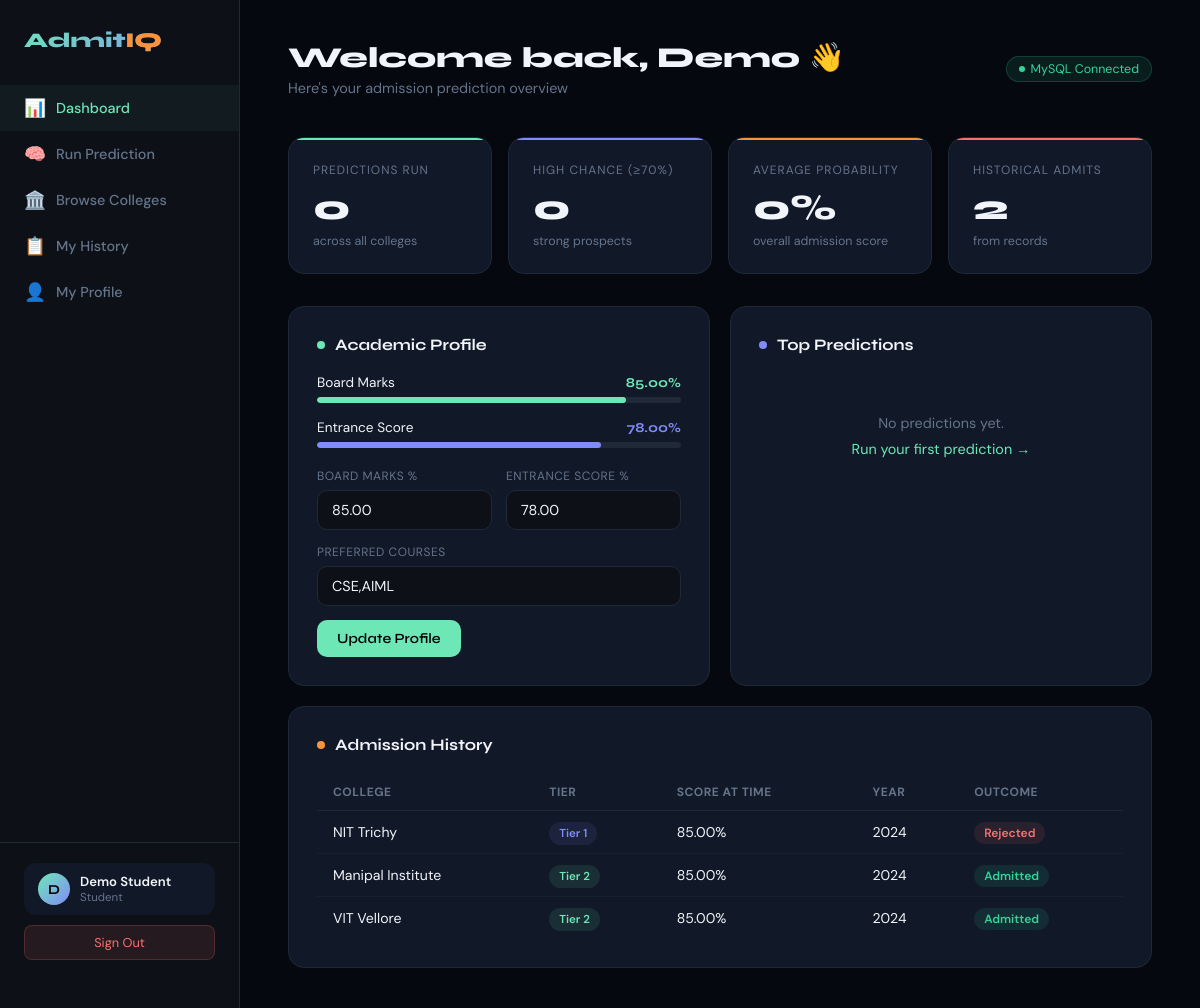
Screenshot of /pages/dashboard.php (signed in) with the database file from the repository.
### tables this page shows
CREATE TABLE IF NOT EXISTS students (
    student_id INT AUTO_INCREMENT PRIMARY KEY,
    name VARCHAR(100) NOT NULL,
    email VARCHAR(150) UNIQUE NOT NULL,
    password VARCHAR(255) NOT NULL,
    student_marks DECIMAL(5,2) DEFAULT 0,
    entrance_scores DECIMAL(5,2) DEFAULT 0,
    preferences TEXT,
    created_at TIMESTAMP DEFAULT CURRENT_TIMESTAMP
);

CREATE TABLE IF NOT EXISTS admission_records (
    record_id INT AUTO_INCREMENT PRIMARY KEY,
    student_id INT NOT NULL,
    college_id INT NOT NULL,
    outcome ENUM('Admitted','Rejected','Waitlisted') NOT NULL,
    previous_scores DECIMAL(5,2),
    year INT DEFAULT 2024,
    FOREIGN KEY (student_id) REFERENCES students(student_id) ON DELETE CASCADE,
    FOREIGN KEY (college_id) REFERENCES colleges(college_id) ON DELETE CASCADE
);

CREATE TABLE IF NOT EXISTS colleges (
    college_id INT AUTO_INCREMENT PRIMARY KEY,
    college_name VARCHAR(200) NOT NULL,
    location VARCHAR(100),
    course_list TEXT,
    cutoff_scores DECIMAL(5,2) DEFAULT 0,
    entrance_cutoff DECIMAL(5,2) DEFAULT 0,
    tier ENUM('Tier 1','Tier 2','Tier 3') DEFAULT 'Tier 2',
    created_at TIMESTAMP DEFAULT CURRENT_TIMESTAMP
);

### pages/dashboard.php (the view, shortened to what this page needs)
<!DOCTYPE html>
<html lang="en">
<head>
</head>
<body>
<?php
$db = getDB();
$studentId = $_SESSION['student_id'];
$stmt = $db->prepare("SELECT * FROM students WHERE student_id = ?");
$stmt->bind_param('i', $studentId);
$stmt->execute();
$student = $stmt->get_result()->fetch_assoc();
$preds = $db->query("
    SELECT p.*, c.college_name, c.tier, c.location
    FROM predictions p JOIN colleges c ON p.college_id=c.college_id
    WHERE p.student_id=$studentId ORDER BY p.probability_score DESC
")->fetch_all(MYSQLI_ASSOC);
$history = $db->query("
    SELECT ar.*, c.college_name, c.tier
    FROM admission_records ar JOIN colleges c ON ar.college_id=c.college_id
    WHERE ar.student_id=$studentId ORDER BY ar.record_id DESC
")->fetch_all(MYSQLI_ASSOC);
$totalPreds = count($preds);
$highChance = count(array_filter($preds, fn($p) => $p['probability_score'] >= 70));
$avgProb    = $totalPreds ? round(array_sum(array_column($preds,'probability_score'))/$totalPreds,1) : 0;
$admitted   = count(array_filter($history, fn($h) => $h['outcome'] === 'Admitted'));
$initials = strtoupper(substr($student['name'],0,1));
?>
<aside class="sidebar">
  <div class="sidebar-logo">Admit<span>IQ</span></div>
  <nav>
    <a href="dashboard.php" class="nav-item active"><span class="nav-icon">📊</span> Dashboard</a>
    <a href="predict.php"   class="nav-item"><span class="nav-icon">🧠</span> Run Prediction</a>
    <a href="colleges.php"  class="nav-item"><span class="nav-icon">🏛️</span> Browse Colleges</a>
    <a href="history.php"   class="nav-item"><span class="nav-icon">📋</span> My History</a>
    <a href="profile.php"   class="nav-item"><span class="nav-icon">👤</span> My Profile</a>
  </nav>
  <div class="sidebar-footer">
    <div class="user-chip">
      <div class="user-av"><?= $initials ?></div>
      <div class="user-info">
        <div class="user-name"><?= htmlspecialchars($student['name']) ?></div>
        <div class="user-role">Student</div>
      </div>
    </div>
    <a href="logout.php" class="logout-btn">Sign Out</a>
  </div>
</aside>
<main class="main">
  <div class="topbar">
    <div>
      <div class="page-title">Welcome back, <?= htmlspecialchars(explode(' ',$student['name'])[0]) ?> 👋</div>
      <div class="page-sub">Here's your admission prediction overview</div>
    </div>
    <div class="db-status"><div class="db-dot"></div> MySQL Connected</div>
  </div>
  <div class="stat-grid">
    <div class="stat-card">
      <div class="sc-label">Predictions Run</div>
      <div class="sc-val"><?= $totalPreds ?></div>
      <div class="sc-sub">across all colleges</div>
    </div>
    <div class="stat-card">
      <div class="sc-label">High Chance (≥70%)</div>
      <div class="sc-val"><?= $highChance ?></div>
      <div class="sc-sub">strong prospects</div>
    </div>
    <div class="stat-card">
      <div class="sc-label">Average Probability</div>
      <div class="sc-val"><?= $avgProb ?>%</div>
      <div class="sc-sub">overall admission score</div>
    </div>
    <div class="stat-card">
      <div class="sc-label">Historical Admits</div>
      <div class="sc-val"><?= $admitted ?></div>
      <div class="sc-sub">from records</div>
    </div>
  </div>
  <div class="two-col">
    <div class="card">
      <div class="card-title"><div class="dot"></div> Academic Profile</div>
      <div class="meter-wrap">
        <div class="meter-top">
          <span class="meter-label">Board Marks</span>
          <span class="meter-val" style="color:var(--accent)"><?= $student['student_marks'] ?>%</span>
        </div>
        <div class="meter-bar"><div class="meter-fill" style="width:<?= $student['student_marks'] ?>%;background:var(--accent)"></div></div>
      </div>
      <div class="meter-wrap" style="margin-top:16px">
        <div class="meter-top">
          <span class="meter-label">Entrance Score</span>
          <span class="meter-val" style="color:var(--accent2)"><?= $student['entrance_scores'] ?>%</span>
        </div>
        <div class="meter-bar"><div class="meter-fill" style="width:<?= $student['entrance_scores'] ?>%;background:var(--accent2)"></div></div>
      </div>
      <form method="POST" style="margin-top:20px">
        <div class="form-row">
          <div class="form-group">
            <label>Board Marks %</label>
            <input type="number" name="student_marks" value="<?= $student['student_marks'] ?>" min="0" max="100" step="0.1">
          </div>
          <div class="form-group">
            <label>Entrance Score %</label>
            <input type="number" name="entrance_scores" value="<?= $student['entrance_scores'] ?>" min="0" max="100" step="0.1">
          </div>
        </div>
        <div class="form-group">
          <label>Preferred Courses</label>
          <input type="text" name="preferences" value="<?= htmlspecialchars($student['preferences'] ?? '') ?>" placeholder="CSE, AIML, ECE">
        </div>
        <button type="submit" class="btn btn-primary">Update Profile</button>
      </form>
    </div>
    <div class="card">
      <div class="card-title"><div class="dot" style="background:var(--accent2)"></div> Top Predictions</div>
      <?php if (empty($preds)): ?>
        <div class="empty">No predictions yet.<br>
          <a href="predict.php" style="color:var(--accent);text-decoration:none;margin-top:8px;display:inline-block">Run your first prediction →</a>
        </div>
      <?php endif; ?>
    </div>
  </div>
  <div class="card">
    <div class="card-title"><div class="dot" style="background:var(--accent3)"></div> Admission History</div>
    <?php if (empty($history)): ?>
      <div class="empty">No admission history recorded yet.</div>
    <?php else: ?>
    <div class="table-wrap">
      <table>
        <thead><tr><th>College</th><th>Tier</th><th>Score at Time</th><th>Year</th><th>Outcome</th></tr></thead>
        <tbody>
        <?php foreach($history as $h): ?>
          <tr>
            <td><?= htmlspecialchars($h['college_name']) ?></td>
            <td><span class="pred-badge <?= strtolower(str_replace(' ','',$h['tier'])) ?>"><?= $h['tier'] ?></span></td>
            <td><?= $h['previous_scores'] ?>%</td>
            <td><?= $h['year'] ?></td>
            <td><span class="outcome-badge <?= strtolower($h['outcome']) ?>"><?= $h['outcome'] ?></span></td>
          </tr>
        <?php endforeach; ?>
        </tbody>
      </table>
    </div>
    <?php endif; ?>
  </div>
</main>
</body>
</html>

### rows the page displays
students: name "D", name "Demo Student", name "Demo", student_marks "85.00", entrance_scores "78.00", preferences "CSE,AIML"
admission_records: college.college_name "NIT Trichy", college.tier "Tier 1", previous_scores "85.00", year "2024", outcome "Rejected"
admission_records: college.college_name "Manipal Institute", college.tier "Tier 2", previous_scores "85.00", year "2024", outcome "Admitted"
admission_records: college.college_name "VIT Vellore", college.tier "Tier 2", previous_scores "85.00", year "2024", outcome "Admitted"

### other values shown
$totalPreds "0"
$highChance "0"
$avgProb "0"
$admitted "2"
